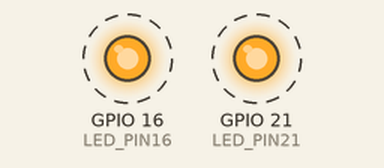
Bench run of a program on a simulated Raspberry Pi (BCM pin numbers). On the bench: output pins drawn as LEDs (lit = HIGH). Dashed ring = blinking.

Above: at 0.5 s.
Timing chart, 0 to 4.6 s (numbered marks = the images above):
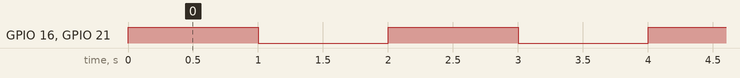

Measured:
- by itself, GPIO 16 (LED_PIN16), GPIO 21 (LED_PIN21): alternates HIGH for 1.0 s and LOW for 1.0 s

The program:

3a.py
```python
import RPi.GPIO as GPIO
import time

LED_PIN16 = 16
LED_PIN21 = 21

GPIO.setmode(GPIO.BCM)
GPIO.setup(LED_PIN16, GPIO.OUT)
GPIO.setup(LED_PIN21, GPIO.OUT)
#leds aan voor 1 seconde en uit voor 1 seconde
while True:
    GPIO.output(LED_PIN16, GPIO.HIGH)
    GPIO.output(LED_PIN21, GPIO.HIGH)
    time.sleep(1)
    GPIO.output(LED_PIN16, GPIO.LOW)
    GPIO.output(LED_PIN21, GPIO.LOW)
    time.sleep(1)
```
